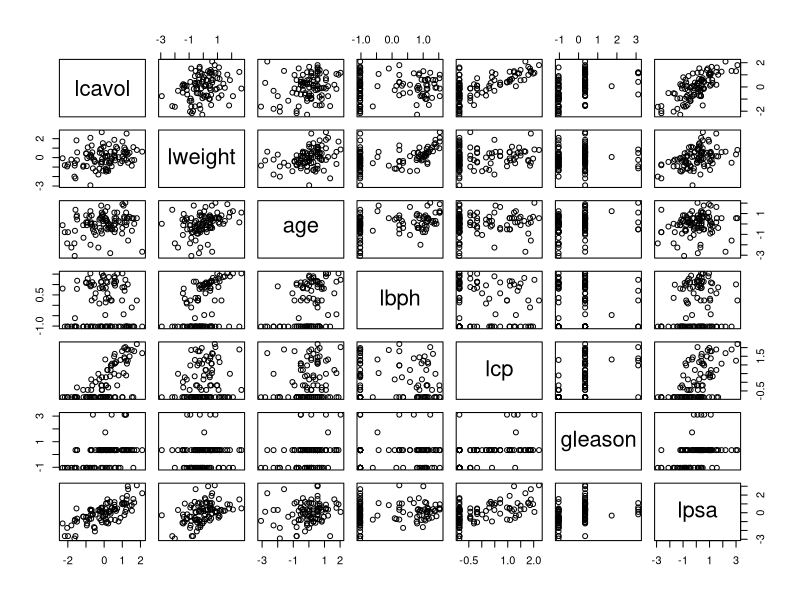
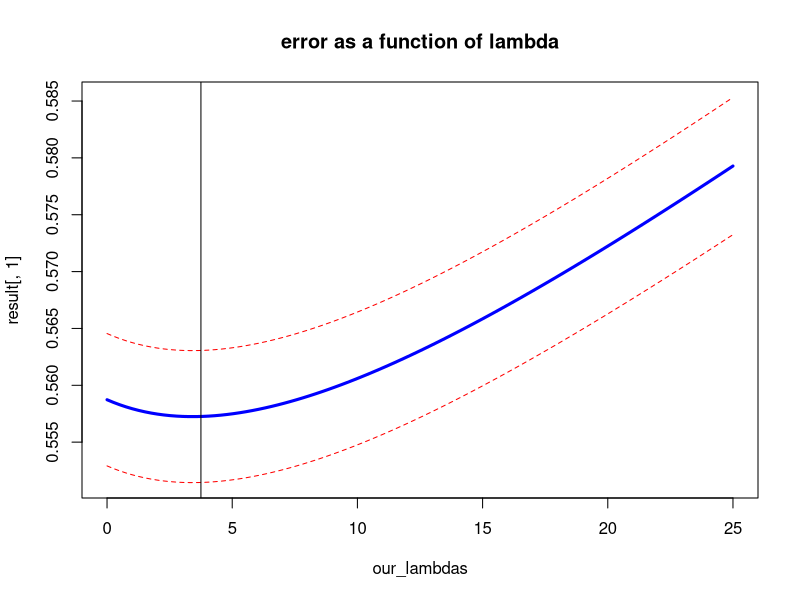

Write R code to recreate these figures, in order.
## ---- chunk 1
prostate <- read.table("prostate.cancer.txt", header = TRUE)
pairs(prostate)
## ---- chunk 2
X <- as.matrix(prostate[,1:6])
y <- as.matrix(prostate[,7])
## ---- chunk 3
get_ridge_est <- function(y,x,lambda){
  #number of dimensions of resulting matrix is 
  #columns x columns due to the transpose being on the left side
  dims <- ncol(x)
  #literally using the definition of the ridge MLE
  x_t <- t(x)
  #solve returns inverse of a matrix
  out <- solve(x_t%*%x + lambda*diag(dims)) %*% x_t %*% y
  
  return(out)
}
## ---- chunk 4
numfolds <- 10
#we sample from 1:10 with replacement for the size
#of our dataset, thus each value in our folds array represents
#the class of that index's element in our dataset
folds <- rep(1:numfolds, ceiling(length(y)/numfolds))
folds <- folds[1:length(y)]
#now jumble
folds <- sample(folds, length(y))
## ---- chunk 5
mse <- function(y, y_hat){
  return (mean((y-y_hat)^2))
}

se<- function(y, y_hat){
  return (sd(y-y_hat)^2 / length(y))
}
## ---- chunk 6
#our initial value of lambda is 1
basic_lambda <- 1
beta_out <- list()
# this doesn't really work if the data needs to be ordered
# e.g. it's dependent or periodic
#for each fold
for (i in 1:10){
  #declare our estimate array
  y_hat <- rep(NA, length(y))
  train_x <- X[folds != i,]
  train_y <- y[folds != i]
  test_x  <- X[folds == i,]
  beta_out[[i]] <- get_ridge_est(train_y, train_x, basic_lambda)
  #nifty technique to make new array and populate chunks
  y_hat[folds==i] <- test_x %*% beta_out[[i]]
}
## ---- chunk 7
simple_mse <-  mse(y, y_hat)
simple_se  <-  se(y, y_hat)

cat("For lambda = 1, we get [ MSE : ", simple_mse, " ],  [ SE : ", simple_se, " ]")
## ---- chunk 8
#now we find the best lambda by exhausting the space
our_lambdas <- seq(0, 25, length=100)

#first column is the MSE, second column is the SE
result <- matrix(nrow = length(our_lambdas), ncol = 2)

#initialize y_hat, then write-over for each lambda
y_hat <- rep(NA, length(y))

for (lamb_iter in 1:length(our_lambdas)){
  #do the same as before
  #lambda takes on a list element
  basic_lambda <- our_lambdas[lamb_iter]
  # this doesn't really work if the data needs to be ordered
  # e.g. it's dependent or periodic
  #for each fold
  for (i in 1:10){
    train_x <- X[folds != i,]
    train_y <- y[folds != i]
    test_x  <- X[folds == i,]
    beta_vec <- get_ridge_est(train_y, train_x, basic_lambda)
    #nifty technique to make new array and populate chunks
    y_hat[folds==i] <- test_x %*% beta_vec
  }
  
  result[lamb_iter,1] <- mse(y, y_hat)
  result[lamb_iter,2] <- se(y, y_hat)
}
## ---- chunk 9
#get index of min mse
best_lambda_index <- match(min(result[,1]), result[,1])

cat("Our best MSE value is for [ lambda = ", our_lambdas[best_lambda_index],
    " ],  with [ MSE = ",result[best_lambda_index,1],
    " ],  [ SE = ",result[best_lambda_index,2]," ]" )
## ---- chunk 10
plot(our_lambdas, result[,1], type="l", lwd=3, ylim=range(c(result[,1]-result[,2], 
      result[,1]-result[,2],result[,1]+result[,2])), col="blue", main = "error as a function of lambda")
lines(our_lambdas, result[,1]+result[,2], col="red", lty=2)
lines(our_lambdas, result[,1]-result[,2], col="red", lty=2)
abline(v=(best_lambda_index/4))
